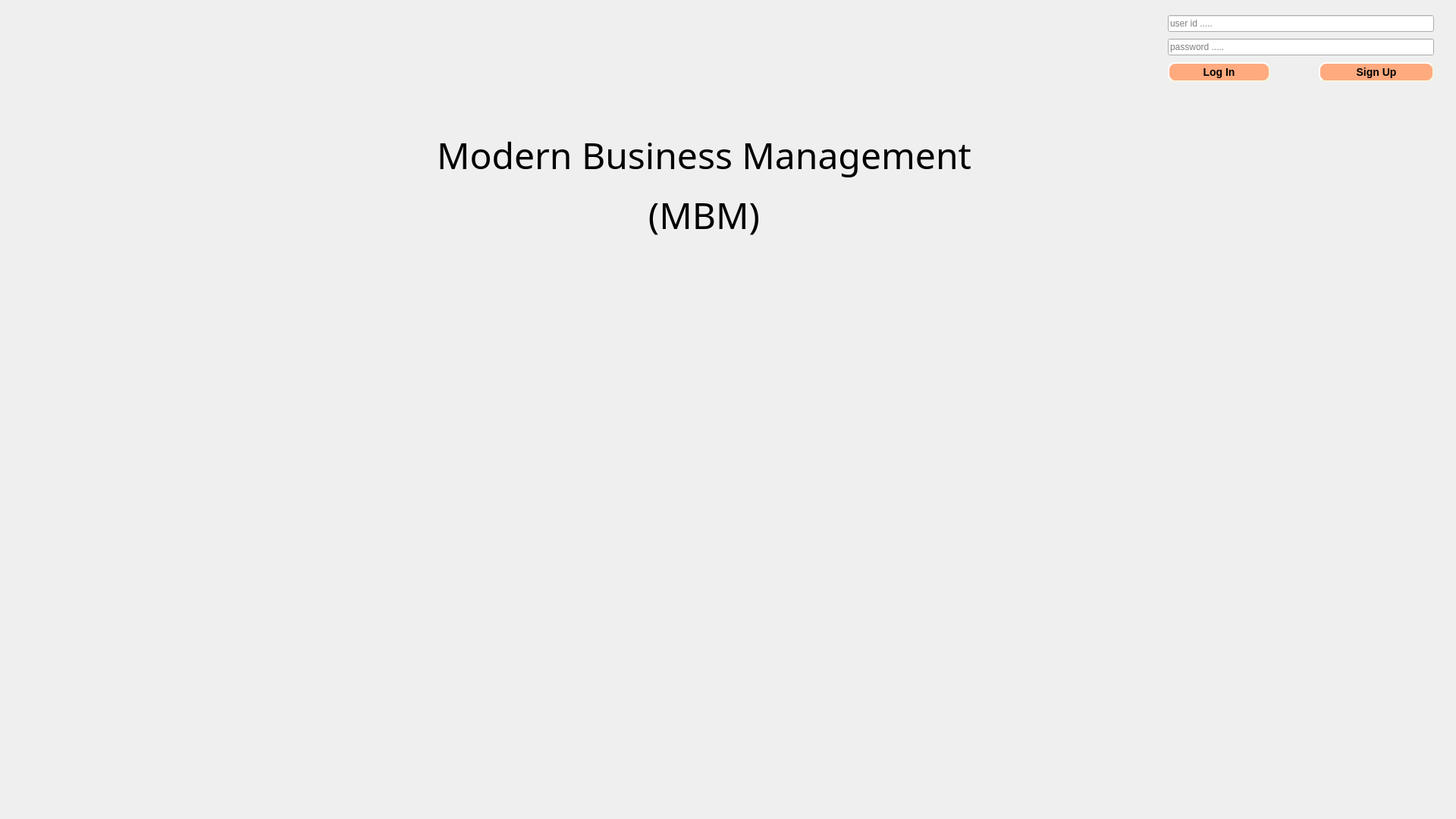
<?xml version="1.0" encoding="UTF-8"?>
<ui version="4.0">
 <class>Form</class>
 <widget class="QWidget" name="Form">
  <property name="geometry">
   <rect>
    <x>0</x>
    <y>0</y>
    <width>1920</width>
    <height>1080</height>
   </rect>
  </property>
  <property name="cursor">
   <cursorShape>ArrowCursor</cursorShape>
  </property>
  <property name="acceptDrops">
   <bool>false</bool>
  </property>
  <property name="windowTitle">
   <string>Form</string>
  </property>
  <property name="windowIcon">
   <iconset>
    <normaloff>../../Chocobo project/ChocoboFlying Project/My_Project/Assets/more/medal_bronze.png</normaloff>../../Chocobo project/ChocoboFlying Project/My_Project/Assets/more/medal_bronze.png</iconset>
  </property>
  <property name="autoFillBackground">
   <bool>false</bool>
  </property>
  <property name="styleSheet">
   <string notr="true">QPushButton{
    background-color: rgb(255, 170, 127);
    border-style: outset;
    border-width: 2px;
    border-radius: 10px;
    border-color: beige;
    font: bold 14px;
    min-width: 5em;
    padding: 3px;
}

QComboBox {
	background-color: rgb(67, 196, 255);
    border: 1px rgb(85, 170, 255);
    border-radius: 3px;
    padding: 1px 18px 1px 3px;
    min-width: 6em;
    border-style: outset;
    border-width: 2px;
    border-radius: 10px;
    border-color: beige;
}

QComboBox:editable {
    background: rgb(85, 170, 255);
}

QComboBox:!editable:on, QComboBox::drop-down:editable:on {
    background: qlineargradient(x1: 0, y1: 0, x2: 0, y2: 1,
                                stop: 0 #D3D3D3, stop: 0.4 #D8D8D8,
                                stop: 0.5 #DDDDDD, stop: 1.0 #E1E1E1);
}

QComboBox:on { /* shift the text when the popup opens */
    padding-top: 3px;
    padding-left: 4px;
}

QComboBox QAbstractItemView {
    border: 2px solid rgb(75, 177, 255);
    selection-background-color: rgb(137, 190, 255);
}

QLabel#warn_label { color : red; }

</string>
  </property>
  <widget class="QWidget" name="formLayoutWidget">
   <property name="geometry">
    <rect>
     <x>1540</x>
     <y>20</y>
     <width>351</width>
     <height>188</height>
    </rect>
   </property>
   <layout class="QFormLayout" name="formLayout">
    <property name="fieldGrowthPolicy">
     <enum>QFormLayout::AllNonFixedFieldsGrow</enum>
    </property>
    <property name="horizontalSpacing">
     <number>64</number>
    </property>
    <property name="verticalSpacing">
     <number>9</number>
    </property>
    <item row="0" column="0" colspan="2">
     <widget class="QLineEdit" name="lineEdit_1">
      <property name="inputMask">
       <string/>
      </property>
      <property name="text">
       <string/>
      </property>
      <property name="frame">
       <bool>true</bool>
      </property>
      <property name="echoMode">
       <enum>QLineEdit::Normal</enum>
      </property>
      <property name="dragEnabled">
       <bool>false</bool>
      </property>
      <property name="placeholderText">
       <string>user id .....</string>
      </property>
      <property name="cursorMoveStyle">
       <enum>Qt::LogicalMoveStyle</enum>
      </property>
     </widget>
    </item>
    <item row="1" column="0" colspan="2">
     <widget class="QLineEdit" name="lineEdit_2">
      <property name="text">
       <string/>
      </property>
      <property name="frame">
       <bool>true</bool>
      </property>
      <property name="echoMode">
       <enum>QLineEdit::Password</enum>
      </property>
      <property name="cursorPosition">
       <number>0</number>
      </property>
      <property name="placeholderText">
       <string>password .....</string>
      </property>
     </widget>
    </item>
    <item row="4" column="0">
     <widget class="QPushButton" name="pushButton_1">
      <property name="enabled">
       <bool>true</bool>
      </property>
      <property name="minimumSize">
       <size>
        <width>135</width>
        <height>0</height>
       </size>
      </property>
      <property name="cursor">
       <cursorShape>PointingHandCursor</cursorShape>
      </property>
      <property name="layoutDirection">
       <enum>Qt::LeftToRight</enum>
      </property>
      <property name="autoFillBackground">
       <bool>false</bool>
      </property>
      <property name="styleSheet">
       <string notr="true">font: 63 14pt &quot;Segoe UI Semibold&quot;;</string>
      </property>
      <property name="text">
       <string>Log In</string>
      </property>
      <property name="checkable">
       <bool>false</bool>
      </property>
      <property name="autoDefault">
       <bool>false</bool>
      </property>
     </widget>
    </item>
    <item row="4" column="1">
     <widget class="QPushButton" name="pushButton_2">
      <property name="cursor">
       <cursorShape>PointingHandCursor</cursorShape>
      </property>
      <property name="styleSheet">
       <string notr="true">font: 63 14pt &quot;Segoe UI Semibold&quot;;</string>
      </property>
      <property name="text">
       <string>Sign Up</string>
      </property>
     </widget>
    </item>
    <item row="5" column="0" colspan="2">
     <widget class="QLabel" name="warn_label">
      <property name="contextMenuPolicy">
       <enum>Qt::PreventContextMenu</enum>
      </property>
      <property name="styleSheet">
       <string notr="true">font: 12pt &quot;MS Shell Dlg 2&quot;;
QLabel { background-color : red; color : blue; }</string>
      </property>
      <property name="text">
       <string/>
      </property>
      <property name="alignment">
       <set>Qt::AlignCenter</set>
      </property>
     </widget>
    </item>
   </layout>
  </widget>
  <widget class="QWidget" name="verticalLayoutWidget">
   <property name="geometry">
    <rect>
     <x>490</x>
     <y>60</y>
     <width>877</width>
     <height>741</height>
    </rect>
   </property>
   <layout class="QVBoxLayout" name="verticalLayout">
    <item>
     <widget class="QLabel" name="nameMBM">
      <property name="font">
       <font>
        <family>Eras Demi ITC</family>
        <pointsize>28</pointsize>
       </font>
      </property>
      <property name="text">
       <string>&lt;html&gt;&lt;head/&gt;&lt;body&gt;&lt;p align=&quot;center&quot;&gt;&lt;span style=&quot; font-size:36pt;&quot;&gt;Modern Business Management&lt;/span&gt;&lt;/p&gt;&lt;p align=&quot;center&quot;&gt;&lt;span style=&quot; font-size:36pt;&quot;&gt;(MBM)&lt;/span&gt;&lt;/p&gt;&lt;/body&gt;&lt;/html&gt;</string>
      </property>
      <property name="textFormat">
       <enum>Qt::AutoText</enum>
      </property>
     </widget>
    </item>
    <item>
     <widget class="QLabel" name="logo">
      <property name="styleSheet">
       <string notr="true"/>
      </property>
      <property name="text">
       <string/>
      </property>
      <property name="pixmap">
       <pixmap>Images/selogo.png</pixmap>
      </property>
      <property name="scaledContents">
       <bool>false</bool>
      </property>
     </widget>
    </item>
   </layout>
  </widget>
 </widget>
 <resources/>
 <connections/>
</ui>
